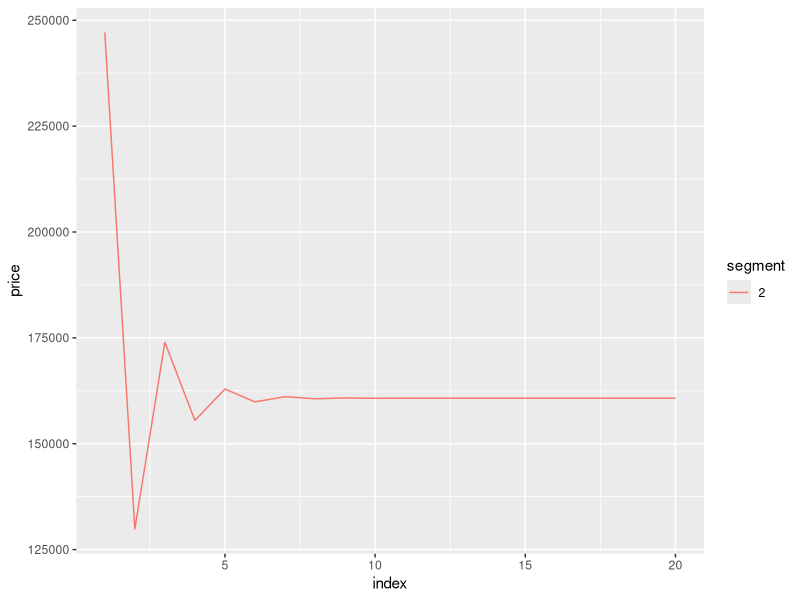

This chart was generated by the following R code:
## ---- chunk 1
rm(list = ls())
knitr::opts_chunk$set(echo = TRUE)
library(tidyverse)
## ---- chunk 2
# load data
my_data <- read_csv("data/clean_transformed_data_07_20.csv")
head(my_data)
data.sim <- my_data %>% mutate(y = case_when(y=="No" ~ 0, y=="Yes"~1)) %>%
  rename(x1 = Cluster, x2 = Price, x3 = Loan, x4 = Cost, x5 = Age, x6= Rating) %>% mutate(x1 = as.factor(x1))
my_data %>% group_by(Segment) %>% summarise(n = n(), mean = mean(Loan), max = max(Loan), min = min(Loan))
## ---- chunk 3
segment1 <- "2"
(B <- data.sim %>% pull(x3) %>% sum())
data.sim <- data.sim %>% filter(x1 == segment1)
#glm.segment1.fit <- glm(y~x1 + x2 + x3 + I(x1*x2) + 
#I(x1*x3), data = data.segment1, family = binomial)
glm.segment1.fit <- glm(y~x2 + x5 + x6, data = data.sim, family = binomial)
summary(glm.segment1.fit)
## ---- chunk 4
seg1.intercept <- ((glm.segment1.fit)$coefficients)[[1]]
coef2 <- ((glm.segment1.fit)$coefficients)[[2]]
coef3 <- 0#((glm.segment1.fit)$coefficients)[[3]]
coef4 <- ((glm.segment1.fit)$coefficients)[[3]]
coef5 <- ((glm.segment1.fit)$coefficients)[[4]]
#seg2.intercept <- seg1.intercept +  ((glm.segment1.fit)$coefficients)[[2]]
#seg3.intercept <- seg1.intercept +  ((glm.segment1.fit)$coefficients)[[3]]
#price.coef <- ((glm.segment1.fit)$coefficients)[[4]]
## ---- chunk 5
# get the predictions
segment1.pred.probs <- predict(glm.segment1.fit, type = "response")
data.sim <- data.sim %>% 
  mutate(pred.probs = segment1.pred.probs, 
         pred.y = as.factor(ifelse(pred.probs > 0.5, 's', 'f')))
head(data.sim)
## ---- chunk 6
table(data.sim$pred.y, data.sim$y)
## ---- chunk 7
# Compute the total amount available for disbursement
# (B <- data.sim %>% filter(x1==segment1) %>% pull(x3) %>% mean()) # this will now be the average loan amount.0
## ---- chunk 8
# Initialize the price variables for the three segments:
init.price <- 0#mean((data.sim %>% filter(x1==segment1))$x2)
init.loan <- mean((data.sim %>% filter(x1==segment1))$x3)
init.age <- mean((data.sim %>% filter(x1==segment1))$x5)
init.rating <- mean((data.sim %>% filter(x1==segment1))$x6)
#x23 <- mean((data.sim %>% filter(x1=="s3"))$x2)
#x31 <- mean((data.sim %>% filter(x1=="s1"))$x3)
#x32 <- mean((data.sim %>% filter(x1=="s2"))$x3)
#x33 <- mean((data.sim %>% filter(x1=="s3"))$x3)
# Initialize the lambda
lambda <- 0.4
## ---- chunk 9
K <- 20
loan_amount_vector <- c(B)
booking_cost <- mean((data.sim %>% filter(x1==segment1))$x4)
variables_vector <- c(1, init.price, init.loan, init.age, init.rating)
coefficients_vector <- c(seg1.intercept, coef2, coef3, coef4, coef5)
## ---- chunk 10
INTR_INDEX = 1
PRICE_INDEX = 2
LAMT_INDEX = 3
## ---- chunk 11

# Function to compute the exponent of the linear form:
compute_exp_lin_form <- function(variables_vector, coefficients_vector){
  # compute the linear form
  ln.form <- variables_vector*coefficients_vector
  return(exp(-sum(ln.form)))
}

# Unit test
print(compute_exp_lin_form(variables_vector, coefficients_vector))
## ---- chunk 12
# Function to compute the estimated predicted probabilities:
compute_sigma_hat <- function(variables_vector, coefficients_vector){
  # compute the linear form
  ln.form <- variables_vector*coefficients_vector
  return <- (1 + compute_exp_lin_form(variables_vector, coefficients_vector) )^(-1)
}
# Unit test
print(compute_sigma_hat(variables_vector, coefficients_vector))
## ---- chunk 13
# Function to compute the 1st partial derivative of f w.r.t. the price: (15)
compute_first_pd_of_f <- function(booking_cost, variables_vector, coefficients_vector){
  # first compute sigma of z-k using (1)
  price_coefficient  = coefficients_vector[PRICE_INDEX] # it's assumed this is in the third place
  lin_form <- compute_exp_lin_form(variables_vector, coefficients_vector)
  sigma_value <- compute_sigma_hat(variables_vector, coefficients_vector)
  # Implement the equation corresponding to (15)
  return_value <- (price_coefficient*lin_form*(sigma_value^2)*
                     (variables_vector[PRICE_INDEX] - booking_cost)) + sigma_value
  #print(variables_vector)
  #print(paste("New First PD of f in CFPDF: ", return_value))
  return(return_value)
}
compute_first_pd_of_f(booking_cost, variables_vector, coefficients_vector)
## ---- chunk 14
# Function to compute the 2nd partial derivative of f w.r.t. the price: (16)
compute_second_pd_of_f <- function(booking_cost, variables_vector, coefficients_vector){
  # first compute sigma of z-k using (1)
  price_coefficient  = coefficients_vector[PRICE_INDEX] # it's assumed this is in the third place
  lin_form <- compute_exp_lin_form(variables_vector, coefficients_vector)
  sigma_value <- compute_sigma_hat(variables_vector, coefficients_vector)
  # Implement the equation corresponding to (16)
  first_half <- ( ((-price_coefficient^2)*lin_form*sigma_value^2) + 
                    (2*(price_coefficient^2)*(lin_form^2)*(sigma_value^3)) 
                  )*(variables_vector[PRICE_INDEX] - booking_cost)
  second_half <- (price_coefficient*lin_form*sigma_value^2
                  )+(price_coefficient*lin_form*(sigma_value^2))

  return_value <- first_half + second_half
  #print(paste("New Second PD of f in CSPDF: ", return_value))
  return(return_value)
}

# Function to compute the 1st partial derivative of c w.r.t. the price: (17)
compute_first_pd_of_c <- function(loan_amount_vector, variables_vector, 
                                  coefficients_vector){
  # Note: Loan amount will now simply contain a single item.
  # first compute sigma of z-k using (1)
  price_coefficient  = coefficients_vector[PRICE_INDEX] # it's assumed this is in the third place
  # first do for segment 1
  var_vec1 = variables_vector
  lin_f1 <- compute_exp_lin_form(var_vec1, coefficients_vector)
  sigma_v1 <- compute_sigma_hat(var_vec1, coefficients_vector)
  seg <- (price_coefficient*lin_f1*(sigma_v1)^2)*loan_amount_vector[1]
  
  return_value <- seg
  #print(paste("New PD of C in CFPDC: ", return_value))
  return(return_value)
}

# Function to compute the 1st partial derivative of c w.r.t. the price: (17)
compute_second_pd_of_c <- function(loan_amount_vector, variables_vector, 
                                  coefficients_vector){
  # first compute sigma of z-k using (1)
  price_coefficient  = coefficients_vector[PRICE_INDEX] # it's assumed this is in the third place
  # first do for segment 1
  var_vec1 = variables_vector
  lin_f1 <- compute_exp_lin_form(var_vec1, coefficients_vector)
  sigma_v1 <- compute_sigma_hat(var_vec1, coefficients_vector)
  seg <- (
    (-price_coefficient^2)*lin_f1*(sigma_v1)^2)*loan_amount_vector[1] + 
    ( 2*(price_coefficient^2)*(lin_f1^2)*(sigma_v1^2)*loan_amount_vector[1]  )
  return_value <- seg
  #print(paste("New PD of C in CFPDC: ", return_value))
  return(return_value)
}

compute_c <- function(loan_amount_vector, variables_vector, coefficients_vector, B){
  # first compute sigma of z-k using (1)
  price_coefficient  = coefficients_vector[PRICE_INDEX] # it's assumed this is in the third place
  # first do for segment 1
  var_vec1 = variables_vector
  sigma_v1 <- compute_sigma_hat(var_vec1, coefficients_vector)
  seg <- (sigma_v1)*loan_amount_vector[1]
  
  # Implement the equation corresponding to (15)
  return_value <- seg
  #print(variables_vector)
  #print(paste("Computed C in CC: ", return_value))
  return(return_value)
}
## ---- chunk 15
# Function to compute the new lambda
compute_new_lambda <- function(loan_amount_vector, booking_cost, 
                               variables_vector, coefficients_vector, B){
  price_var = variables_vector[PRICE_INDEX]
  first_half = ( 
    compute_first_pd_of_f(
    booking_cost, variables_vector,coefficients_vector
    ) )/compute_first_pd_of_c(loan_amount_vector, variables_vector, coefficients_vector)
  second_half = ( 
    ( 
      compute_second_pd_of_f(
      booking_cost, variables_vector, coefficients_vector
      ) - compute_second_pd_of_c(loan_amount_vector, variables_vector, coefficients_vector) 
    )*compute_c(
        loan_amount_vector, variables_vector, coefficients_vector, B
        ) )/( 
          compute_first_pd_of_c(loan_amount_vector, variables_vector, coefficients_vector
                                )^2)
  return_value = first_half - second_half
  #print(paste("New Lambda in CNL: ", return_value))
  return(return_value)
}
# Function to compute the new price
compute_new_price <- function(
  lambda, loan_amount_vector, booking_cost, variables_vector, coefficients_vector
  ){
  price_var = variables_vector[PRICE_INDEX]
  first_half=( 
  lambda*compute_first_pd_of_c(loan_amount_vector, variables_vector, coefficients_vector) 
    ) - compute_first_pd_of_f(booking_cost, variables_vector, coefficients_vector)
  #print(paste("First Half in CNP: ", first_half))
  second_half=compute_second_pd_of_f(booking_cost, variables_vector, coefficients_vector) - 
    (lambda * compute_second_pd_of_c(loan_amount_vector, variables_vector, 
                                  coefficients_vector) )
  #print(paste("Second Half in CNP: ", second_half))
  return_value = (first_half/second_half) #+ price_var
  #print(variables_vector)
  #print(paste("New Price in CNP: ", return_value))
  return(return_value)
}

# Function to check if the minimum has been achieved: (11)
check_convergence <- function(new_price, lambda, loan_amount_vector, booking_cost, variables_vector, coefficients_vector){
  price_var = variables_vector[PRICE_INDEX]
  first_half = - ( 
  lambda*compute_first_pd_of_c(loan_amount_vector, variables_vector, coefficients_vector) 
    ) + compute_first_pd_of_f(booking_cost, variables_vector, coefficients_vector)
  #print(paste("First Half in CNP: ", first_half))
  second_half=compute_second_pd_of_f(booking_cost, variables_vector, coefficients_vector) - 
    (lambda * compute_second_pd_of_c(loan_amount_vector, variables_vector, 
                                  coefficients_vector) )
  #print(paste("Second Half in CNP: ", second_half)
  return_value = (first_half) + (new_price-price_var)*second_half
  return(return_value)
}
## ---- chunk 16
# Loop to obtain the new values
data_values_s1 <- data.frame(index = c(1), lambda = c(1), price = c(1), conv = c(1), secp = c(1))
#data_values_s2 <- data.frame(index = c(1), lambda = c(1), price = c(1), conv = c(1), secp = c(1))
#data_values_s3 <- data.frame(index = c(1), lambda = c(1), price = c(1), conv = c(1), secp = c(1))

for (k in 1:K){
    
    new_lambda <- compute_new_lambda(loan_amount_vector, booking_cost, 
                                 variables_vector, coefficients_vector, B)
    new_x_value <- compute_new_price(new_lambda, loan_amount_vector, booking_cost, variables_vector, coefficients_vector)
    conv_value <- check_convergence(new_x_value, lambda, loan_amount_vector, booking_cost, variables_vector, coefficients_vector)
    sec_p_of_f <- compute_second_pd_of_f(booking_cost, variables_vector, coefficients_vector)
    # update the vectors
    variables_vector[PRICE_INDEX] <- new_x_value;
    data_values_s1[k, ] <- c(k, new_lambda, new_x_value, abs(conv_value), sec_p_of_f)
}
## ---- chunk 17
data_values_s1 <- data_values_s1 %>% mutate(segment = factor(rep(segment1, K)))
data_values_s1
write_csv(data_values_s1, file = "data/opttimized_segment_S2_data_07_20.csv")
#data_values_s2 <- data_values_s2 %>% mutate(segment = factor(rep(2, K)))
#data_values_s3 <- data_values_s3 %>% mutate(segment = factor(rep(3, K)))
#head(data_values_s1)
## ---- chunk 18
#library(ggplot2)
ggplot(data = data_values_s1) + geom_line(aes(x = index, y = price, color = segment)) 
## ---- chunk 19
#ggplot(data = merged_data_values) + geom_line(aes(x = index, y = lambda, color = segment))
## ---- chunk 20
#ggplot(data = merged_data_values) + geom_line(aes(x = index, y = secp, color = segment))
